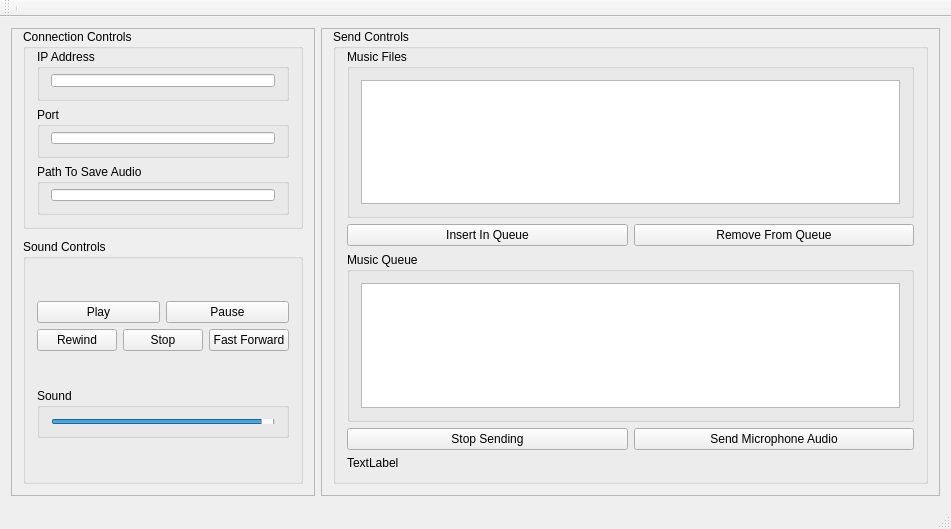
<?xml version="1.0" encoding="UTF-8"?>
<ui version="4.0">
 <class>MultiServer</class>
 <widget class="QMainWindow" name="MultiServer">
  <property name="geometry">
   <rect>
    <x>0</x>
    <y>0</y>
    <width>951</width>
    <height>529</height>
   </rect>
  </property>
  <property name="windowTitle">
   <string>Peer To Peer</string>
  </property>
  <widget class="QWidget" name="centralWidget">
   <layout class="QHBoxLayout" name="horizontalLayout_3">
    <item>
     <widget class="QWidget" name="widget" native="true">
      <layout class="QHBoxLayout" name="horizontalLayout_5" stretch="0,100">
       <property name="leftMargin">
        <number>0</number>
       </property>
       <property name="topMargin">
        <number>0</number>
       </property>
       <property name="rightMargin">
        <number>0</number>
       </property>
       <property name="bottomMargin">
        <number>0</number>
       </property>
       <item>
        <widget class="QFrame" name="frame_2">
         <property name="frameShape">
          <enum>QFrame::StyledPanel</enum>
         </property>
         <property name="frameShadow">
          <enum>QFrame::Raised</enum>
         </property>
         <layout class="QVBoxLayout" name="verticalLayout_14" stretch="0">
          <property name="topMargin">
           <number>0</number>
          </property>
          <item>
           <layout class="QVBoxLayout" name="verticalLayout_12" stretch="0,0">
            <property name="spacing">
             <number>10</number>
            </property>
            <item>
             <layout class="QVBoxLayout" name="verticalLayout_7">
              <item>
               <widget class="QGroupBox" name="groupBox_6">
                <property name="maximumSize">
                 <size>
                  <width>16777215</width>
                  <height>200</height>
                 </size>
                </property>
                <property name="layoutDirection">
                 <enum>Qt::LeftToRight</enum>
                </property>
                <property name="title">
                 <string>Connection Controls</string>
                </property>
                <property name="alignment">
                 <set>Qt::AlignLeading|Qt::AlignLeft|Qt::AlignTop</set>
                </property>
                <layout class="QVBoxLayout" name="verticalLayout_10">
                 <property name="topMargin">
                  <number>0</number>
                 </property>
                 <item>
                  <widget class="QGroupBox" name="groupBox_7">
                   <property name="maximumSize">
                    <size>
                     <width>16777215</width>
                     <height>60</height>
                    </size>
                   </property>
                   <property name="title">
                    <string>IP Address</string>
                   </property>
                   <layout class="QVBoxLayout" name="verticalLayout_8">
                    <property name="topMargin">
                     <number>5</number>
                    </property>
                    <item>
                     <widget class="QLineEdit" name="lineEdit"/>
                    </item>
                   </layout>
                  </widget>
                 </item>
                 <item>
                  <widget class="QGroupBox" name="groupBox_8">
                   <property name="maximumSize">
                    <size>
                     <width>16777215</width>
                     <height>60</height>
                    </size>
                   </property>
                   <property name="title">
                    <string>Port</string>
                   </property>
                   <layout class="QVBoxLayout" name="verticalLayout_9">
                    <property name="topMargin">
                     <number>5</number>
                    </property>
                    <item>
                     <widget class="QLineEdit" name="lineEdit_2"/>
                    </item>
                   </layout>
                  </widget>
                 </item>
                 <item>
                  <widget class="QGroupBox" name="groupBox_9">
                   <property name="title">
                    <string>Path To Save Audio</string>
                   </property>
                   <layout class="QVBoxLayout" name="verticalLayout_11">
                    <property name="topMargin">
                     <number>5</number>
                    </property>
                    <item>
                     <widget class="QLineEdit" name="lineEdit_3"/>
                    </item>
                   </layout>
                  </widget>
                 </item>
                </layout>
               </widget>
              </item>
             </layout>
            </item>
            <item>
             <widget class="QGroupBox" name="groupBox_4">
              <property name="maximumSize">
               <size>
                <width>16777215</width>
                <height>16777215</height>
               </size>
              </property>
              <property name="title">
               <string>Sound Controls</string>
              </property>
              <layout class="QVBoxLayout" name="verticalLayout_5">
               <item>
                <layout class="QGridLayout" name="gridLayout_2">
                 <item row="1" column="0">
                  <layout class="QHBoxLayout" name="horizontalLayout_4">
                   <item>
                    <widget class="QPushButton" name="pushButton">
                     <property name="text">
                      <string>Rewind</string>
                     </property>
                    </widget>
                   </item>
                   <item>
                    <widget class="QPushButton" name="buttonStopAudio">
                     <property name="text">
                      <string>Stop</string>
                     </property>
                    </widget>
                   </item>
                   <item>
                    <widget class="QPushButton" name="pushButton_5">
                     <property name="text">
                      <string>Fast Forward</string>
                     </property>
                    </widget>
                   </item>
                  </layout>
                 </item>
                 <item row="0" column="0">
                  <layout class="QHBoxLayout" name="horizontalLayout_2">
                   <item>
                    <widget class="QPushButton" name="pushButton_4">
                     <property name="text">
                      <string>Play</string>
                     </property>
                    </widget>
                   </item>
                   <item>
                    <widget class="QPushButton" name="buttonPauseAudio">
                     <property name="text">
                      <string>Pause</string>
                     </property>
                    </widget>
                   </item>
                  </layout>
                 </item>
                </layout>
               </item>
               <item>
                <widget class="QGroupBox" name="groupBox_5">
                 <property name="maximumSize">
                  <size>
                   <width>16777215</width>
                   <height>50</height>
                  </size>
                 </property>
                 <property name="title">
                  <string>Sound</string>
                 </property>
                 <layout class="QVBoxLayout" name="verticalLayout_6">
                  <item>
                   <widget class="QSlider" name="sliderSound">
                    <property name="maximum">
                     <number>100</number>
                    </property>
                    <property name="pageStep">
                     <number>1</number>
                    </property>
                    <property name="value">
                     <number>100</number>
                    </property>
                    <property name="orientation">
                     <enum>Qt::Horizontal</enum>
                    </property>
                   </widget>
                  </item>
                 </layout>
                </widget>
               </item>
              </layout>
             </widget>
            </item>
           </layout>
          </item>
         </layout>
        </widget>
       </item>
       <item>
        <widget class="QFrame" name="frame">
         <property name="frameShape">
          <enum>QFrame::StyledPanel</enum>
         </property>
         <property name="frameShadow">
          <enum>QFrame::Raised</enum>
         </property>
         <layout class="QVBoxLayout" name="verticalLayout_13">
          <property name="topMargin">
           <number>0</number>
          </property>
          <item>
           <layout class="QVBoxLayout" name="verticalLayout_3">
            <item>
             <widget class="QGroupBox" name="groupBox_3">
              <property name="title">
               <string>Send Controls</string>
              </property>
              <layout class="QVBoxLayout" name="verticalLayout_4">
               <property name="topMargin">
                <number>0</number>
               </property>
               <item>
                <widget class="QGroupBox" name="groupBox_2">
                 <property name="title">
                  <string>Music Files</string>
                 </property>
                 <layout class="QVBoxLayout" name="verticalLayout_2">
                  <item>
                   <widget class="QListWidget" name="listMusicFiles"/>
                  </item>
                 </layout>
                </widget>
               </item>
               <item>
                <layout class="QHBoxLayout" name="horizontalLayout">
                 <item>
                  <widget class="QPushButton" name="QueueAddButton">
                   <property name="text">
                    <string>Insert In Queue</string>
                   </property>
                  </widget>
                 </item>
                 <item>
                  <widget class="QPushButton" name="QueueRemoveButton">
                   <property name="text">
                    <string>Remove From Queue</string>
                   </property>
                  </widget>
                 </item>
                </layout>
               </item>
               <item>
                <widget class="QGroupBox" name="groupBox">
                 <property name="title">
                  <string>Music Queue</string>
                 </property>
                 <layout class="QVBoxLayout" name="verticalLayout">
                  <item>
                   <widget class="QListWidget" name="listQueueFiles"/>
                  </item>
                 </layout>
                </widget>
               </item>
               <item>
                <layout class="QHBoxLayout" name="horizontalLayout_6">
                 <item>
                  <widget class="QPushButton" name="StopSendingButton">
                   <property name="text">
                    <string>Stop Sending</string>
                   </property>
                  </widget>
                 </item>
                 <item>
                  <widget class="QPushButton" name="pushButton_6">
                   <property name="text">
                    <string>Send Microphone Audio</string>
                   </property>
                  </widget>
                 </item>
                </layout>
               </item>
               <item>
                <widget class="QLabel" name="playingStatusBar">
                 <property name="text">
                  <string>TextLabel</string>
                 </property>
                </widget>
               </item>
              </layout>
             </widget>
            </item>
           </layout>
          </item>
         </layout>
        </widget>
       </item>
      </layout>
     </widget>
    </item>
   </layout>
  </widget>
  <widget class="QMenuBar" name="menuBar">
   <property name="geometry">
    <rect>
     <x>0</x>
     <y>0</y>
     <width>951</width>
     <height>26</height>
    </rect>
   </property>
  </widget>
  <widget class="QToolBar" name="mainToolBar">
   <attribute name="toolBarArea">
    <enum>TopToolBarArea</enum>
   </attribute>
   <attribute name="toolBarBreak">
    <bool>false</bool>
   </attribute>
   <addaction name="separator"/>
  </widget>
  <widget class="QStatusBar" name="statusBar"/>
 </widget>
 <layoutdefault spacing="6" margin="11"/>
 <resources/>
 <connections/>
</ui>
